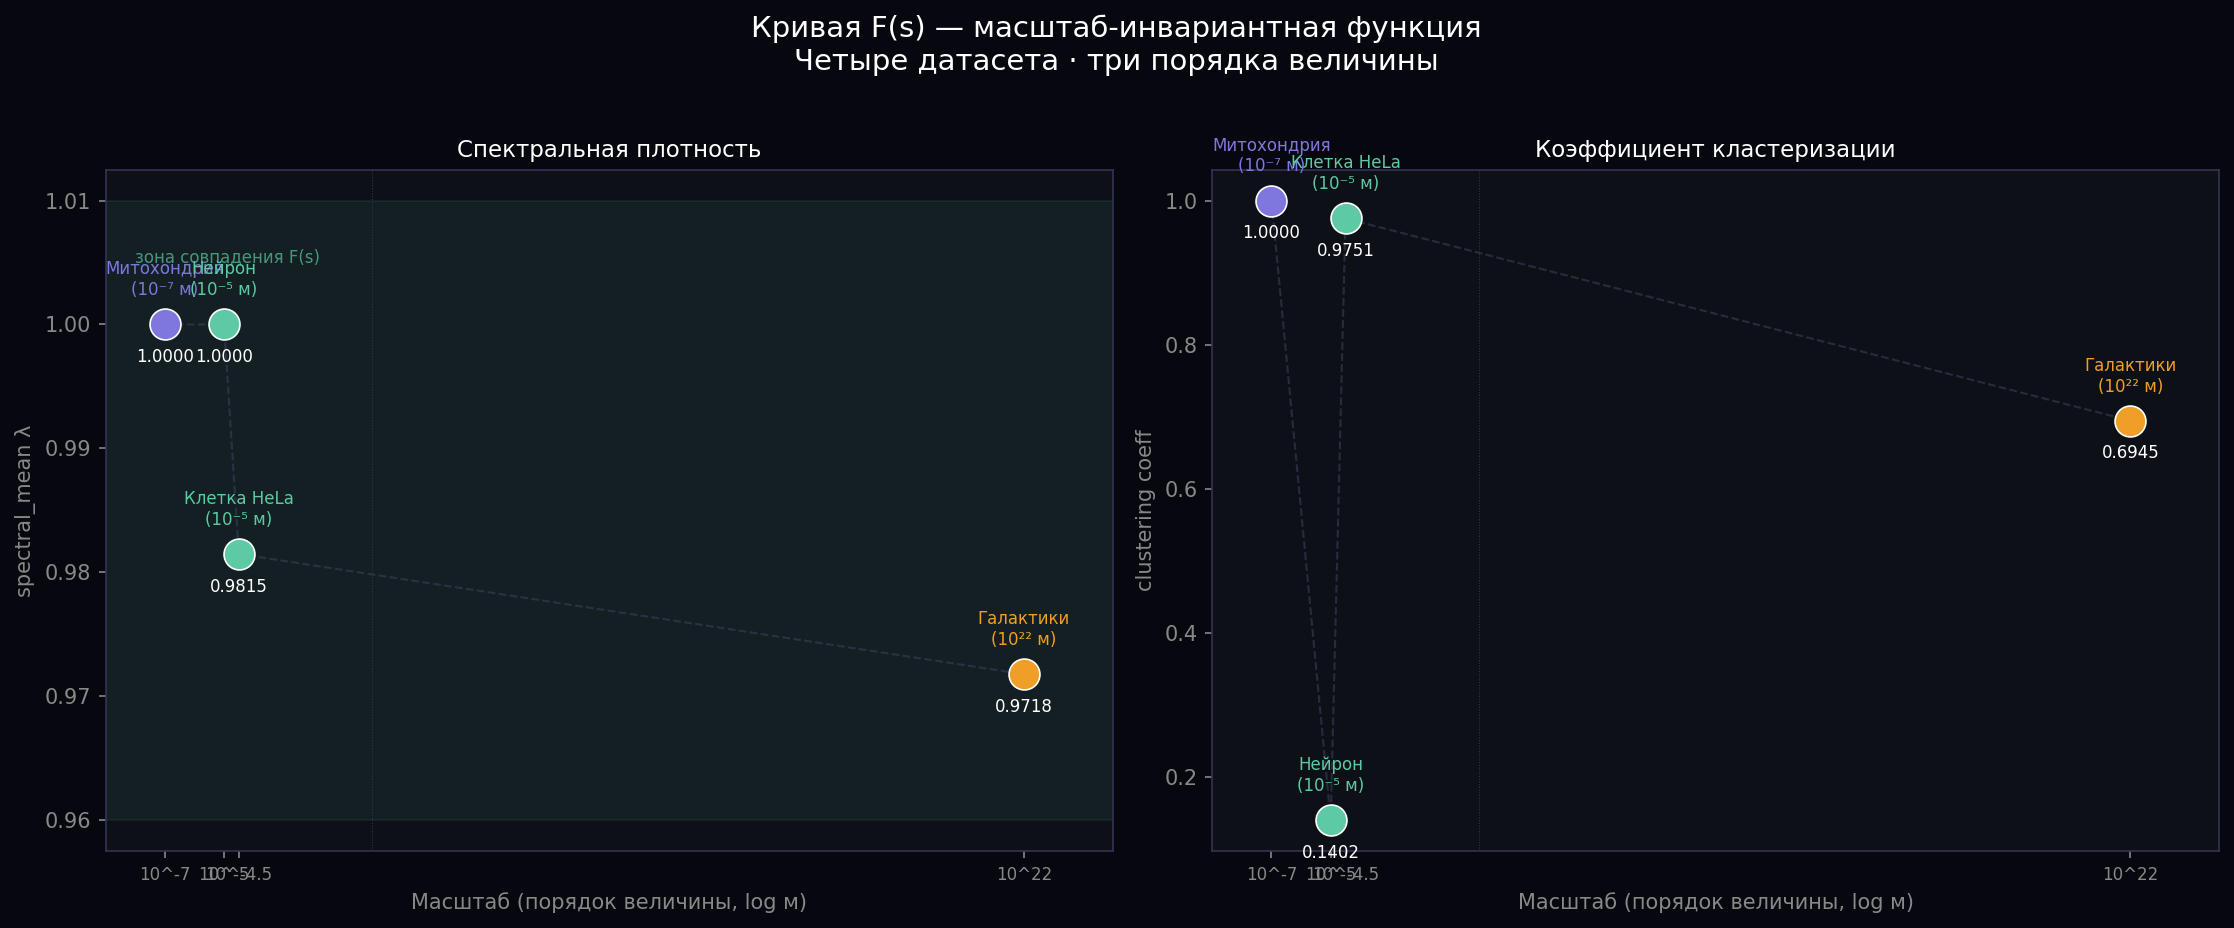

This chart was generated by the following Python code:
import json, numpy as np, matplotlib.pyplot as plt
import matplotlib.patches as mpatches

with open("cell_metrics.json")     as f: cm = json.load(f)
with open("neuron_metrics.json")   as f: nm = json.load(f)
with open("hela_metrics.json")     as f: hm = json.load(f)
with open("galaxy_metrics.json")   as f: gm = json.load(f)
with open("spectral_metrics.json") as f: sm = json.load(f)

# Масштабы в метрах (логарифм)
scales = {
    "Митохондрия\n(10⁻⁷ м)":  -7,
    "Нейрон\n(10⁻⁵ м)":       -5,
    "Клетка HeLa\n(10⁻⁵ м)":  -4.5,
    "Галактики\n(10²² м)":     22,
}
labels  = list(scales.keys())
x_vals  = list(scales.values())
colors  = ["#7F77DD","#5DCAA5","#5DCAA5","#EF9F27"]

spec_means = [
    sm["Митохондрия"]["spectral_mean"],
    nm["spectral_mean"],
    sm["HeLa"]["spectral_mean"],
    sm["Галактики SDSS"]["spectral_mean"],
]
clusterings = [
    cm["clustering"],
    nm["clustering"],
    hm["clustering"],
    gm["clustering"],
]

fig, axes = plt.subplots(1, 2, figsize=(15, 6))
fig.patch.set_facecolor("#07080F")
fig.suptitle("Кривая F(s) — масштаб-инвариантная функция\nЧетыре датасета · три порядка величины",
             fontsize=14, color="white", y=1.02)

for ax, values, ylabel, title in [
    (axes[0], spec_means,   "spectral_mean λ",    "Спектральная плотность"),
    (axes[1], clusterings,  "clustering coeff",   "Коэффициент кластеризации"),
]:
    ax.set_facecolor("#0d1117")

    # Линия тренда
    ax.plot(x_vals, values, color="#444466",
            linewidth=1, linestyle="--", alpha=0.5)

    # Точки
    for x, y, label, color in zip(x_vals, values, labels, colors):
        ax.scatter(x, y, s=220, color=color, zorder=5,
                   edgecolors="white", linewidth=0.8)
        ax.annotate(label, (x, y),
                    textcoords="offset points", xytext=(0, 14),
                    ha="center", fontsize=8, color=color)
        ax.annotate(f"{y:.4f}", (x, y),
                    textcoords="offset points", xytext=(0, -18),
                    ha="center", fontsize=8, color="white")

    # Зона совпадения
    if ylabel == "spectral_mean λ":
        ax.axhspan(0.96, 1.01, alpha=0.08, color="#5DCAA5")
        ax.text(-8, 1.005, "зона совпадения F(s)", fontsize=8,
                color="#5DCAA5", alpha=0.7)

    ax.set_xlabel("Масштаб (порядок величины, log м)", color="#888888")
    ax.set_ylabel(ylabel, color="#888888")
    ax.set_title(title, color="white", fontsize=11)
    ax.tick_params(colors="#888888")
    ax.set_xticks(x_vals)
    ax.set_xticklabels([f"10^{x}" for x in x_vals], color="#888888", fontsize=8)
    for spine in ax.spines.values():
        spine.set_edgecolor("#333355")

    # Разрыв на оси X (от -4.5 до 22 — огромный прыжок)
    ax.set_xlim(-9, 25)
    ax.axvline(x=0, color="#333355", linewidth=0.5, linestyle=":")

plt.tight_layout()
plt.savefig("fs_curve.png", dpi=150, bbox_inches="tight", facecolor="#07080F")
print("✓ fs_curve.png — кривая F(s)")

# Итоговый JSON со всеми данными для письма
all_results = {
    "project": "Вселенная как Клетка",
    "date": "2026-05-16",
    "hypothesis": "F(s) — масштаб-инвариантная функция топологии",
    "datasets": {
        "Митохондрия (EMD-3805)": {**cm, "spectral_mean": sm["Митохондрия"]["spectral_mean"]},
        "Нейрон (Allen Brain Atlas)": nm,
        "HeLa клетка (EMD-11756)": {**hm, "spectral_mean": sm["HeLa"]["spectral_mean"]},
        "Галактики SDSS DR17": {**gm, "spectral_mean": sm["Галактики SDSS"]["spectral_mean"]},
    },
    "key_finding": {
        "metric": "spectral_mean",
        "values": dict(zip(["Митохондрия","Нейрон","HeLa","Галактики"], spec_means)),
        "max_deviation_pct": round((max(spec_means)-min(spec_means))/max(spec_means)*100, 2),
        "conclusion": "spectral_mean совпадает в пределах 3% на 4 датасетах разных масштабов"
    }
}
with open("full_results.json","w") as f:
    json.dump(all_results, f, indent=2, ensure_ascii=False)

print("✓ full_results.json — все данные для письма Vazza")
print(f"\n  spectral_mean отклонение: {all_results['key_finding']['max_deviation_pct']}%")
print(f"  Это главная цифра письма.")
